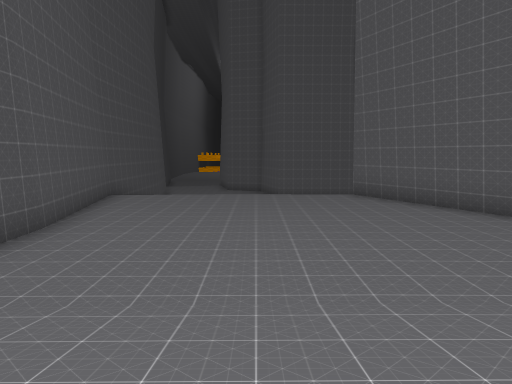
View 1 (above)

16 first-person views from a walk through a level from a Godot 3-D game. The camera is 1.5 m above the floor, tilts 6° down and sees 70° across. The floor is counted in squares, 2 m on a side. Each view is taken from the middle of a square. On the plan, view 1 faces up. The plan holds only what a view shows up to about 11 squares ahead; the rest is blank. The place goes on beyond the plan. Characters and animated objects are left out.

View 2
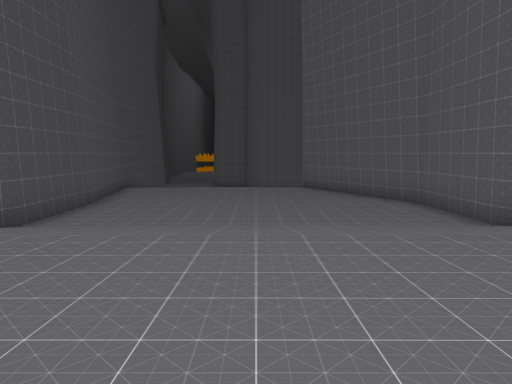

View 3
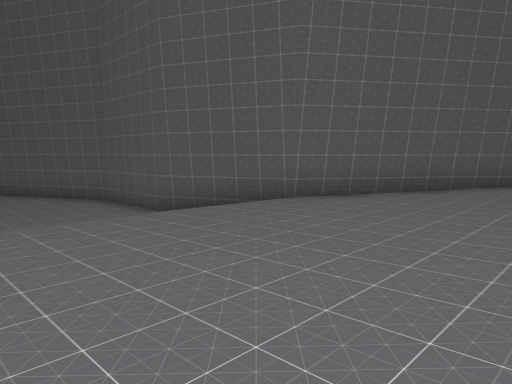

View 4
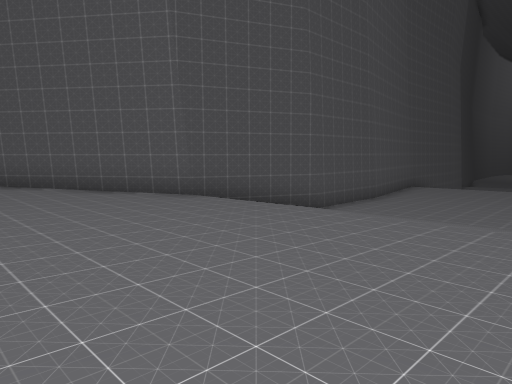

View 5
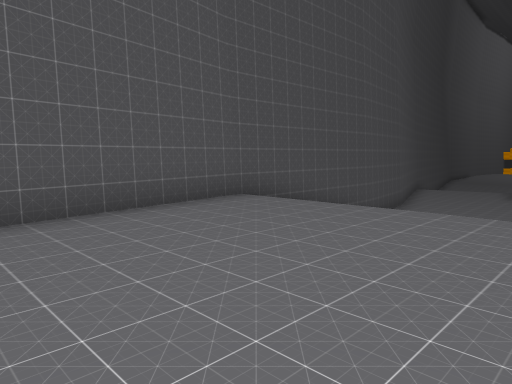

View 6
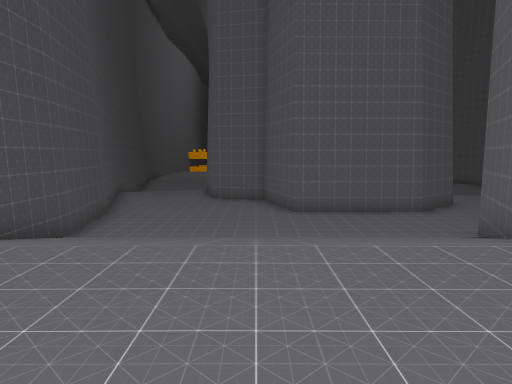

View 7
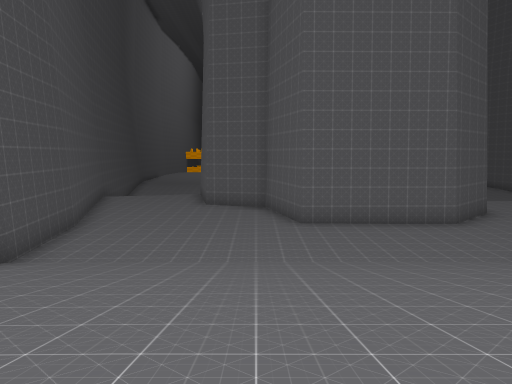

View 8
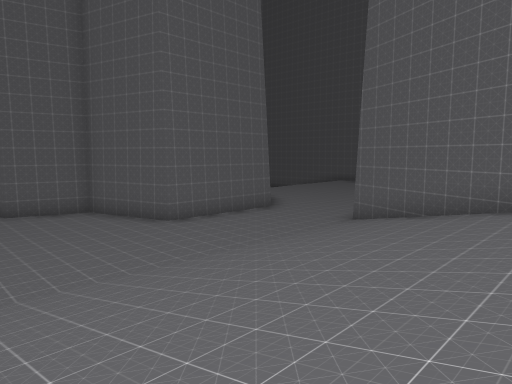

View 9
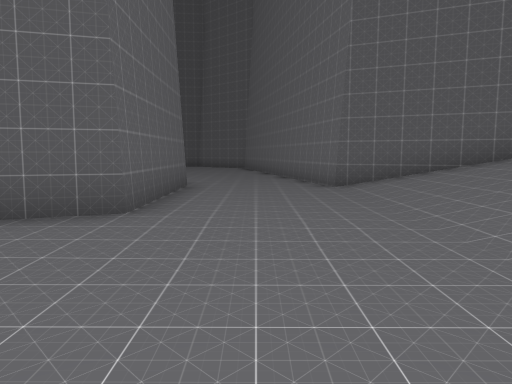

View 10
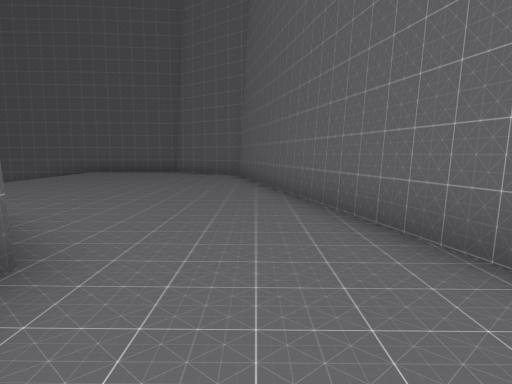

View 11
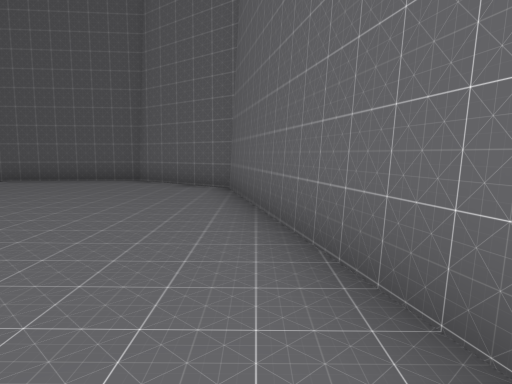

View 12
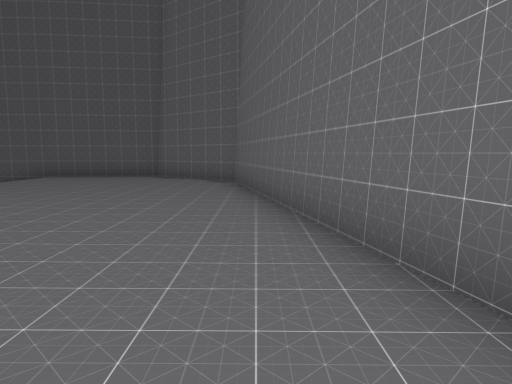

View 13
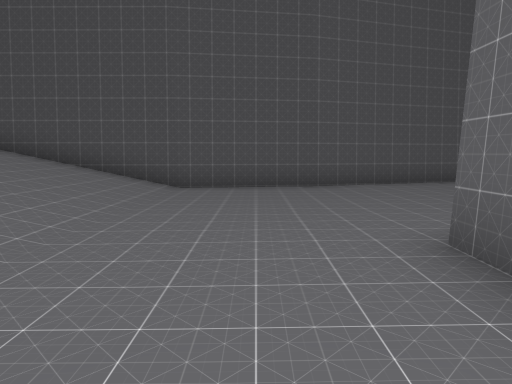

View 14
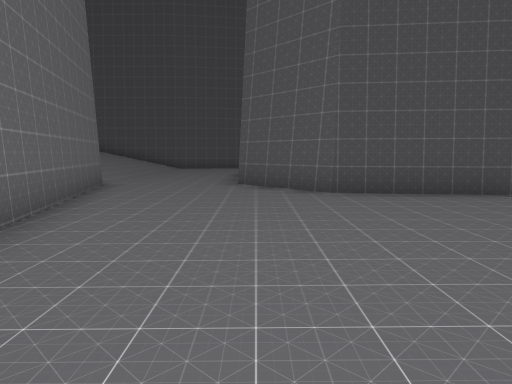

View 15
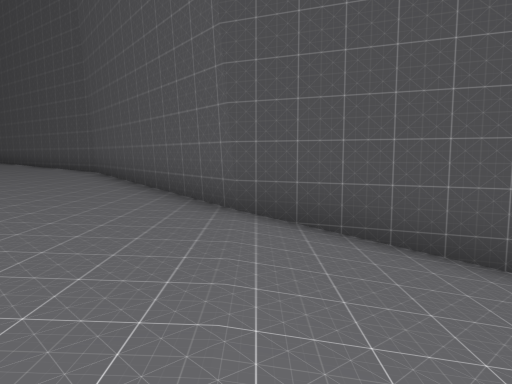

View 16
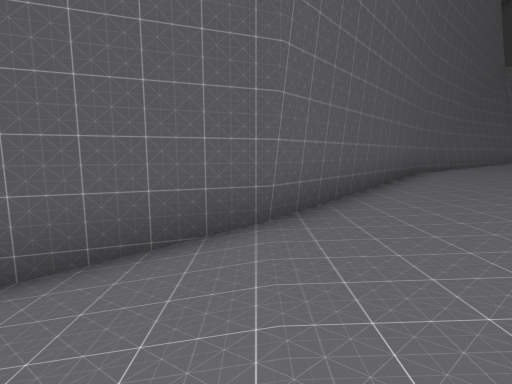

### Floor plan
Key: @ floor where view 1 was taken; # wall or solid block; . main floor; : floor 0.25 m higher than the main floor; + floor 2.25 m higher than the main floor; * floor 3.25 m higher than the main floor; % floor 3.5 m higher than the main floor; & floor 3.75 m higher than the main floor; / step, stairs or slope.
Columns run from 11 left of view 1 to 19 right of it. Each row starts with its distance up from view 1.
 23      #.  .###     #...........#
 22      #......#     #...........#
 21      #......#    ##..........##
 20      ##.....######...........#
 19       #.....:...............##
 18       #.................#####
 17       #............######
 16       #/////////####
 15       #/////////#
 14       #////////##
 13       #////////#
 12       #////////#
 11       #//+++++##
 10       #++++++++#
  9       ##+++++++##
  8        #++++++++#
  7        #++++++++##
  6        #+++++++++#
  5        #+++++++++#
  4        #+++++++++#
  3        #+++++++++#
  2        #/////////##
  1       ##//////////#
  0      ##////@******##
 -1     ##*************###
 -2   ###%%%%%%%%%%%%%%%%##
 -3  ##%%%%%%%%%%%%%%%%%%%###
 -4 ##%%%%%%%%%%%%%%%%%%%%%%##
 -5 #&&&&     %%%%%%     &&&&#

Positions as (right, up) in squares from view 1, and headings:
1: (0, 0), facing up
2: (1, -4), facing up
3: (1, -5), facing up-right
4: (2, -5), facing up-left
5: (1, 6), facing up-left
6: (0, 8), facing up
7: (0, 10), facing up
8: (-4, 11), facing up-right
9: (-3, 18), facing right
10: (3, 18), facing right
11: (8, 18), facing right
12: (6, 18), facing right
13: (4, 18), facing left
14: (14, 20), facing left
15: (0, 0), facing left
16: (3, 0), facing right
